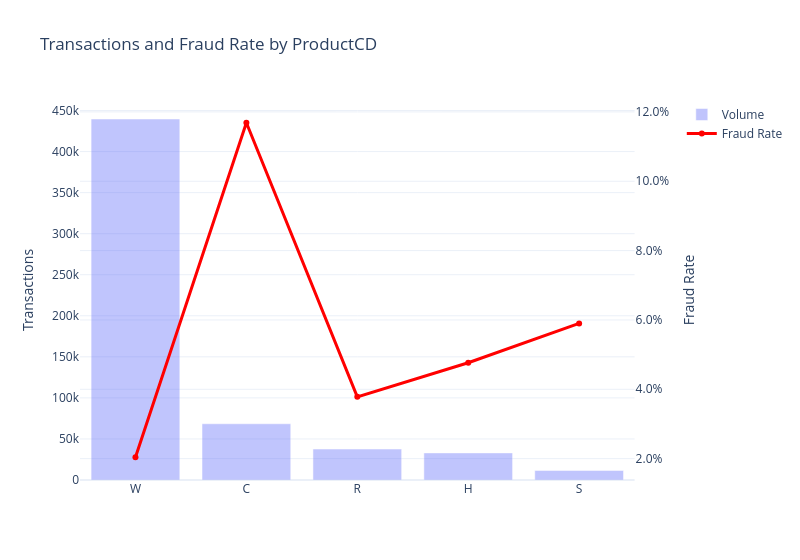

Here is the notebook cell this chart was saved with:
### Code cell
df_prod = ctx.execute("""
SELECT 
    ProductCD,
    COUNT(*) as Transactions,
    SUM(isFraud) / COUNT(*) as Fraud_rate
FROM df
GROUP BY ProductCD
ORDER BY Transactions DESC
""").collect()

df_prod_md = df_prod.with_columns([
    pl.col("Fraud_rate").map_elements(lambda x: f"**{x*100:.2f}%**" if x > 0.1 else f"{x*100:.2f}%", return_dtype=pl.String)
])
display(Markdown(df_prod_md.to_pandas().to_markdown(index=False)))

fig = make_subplots(specs=[[{"secondary_y": True}]])
fig.add_trace(go.Bar(x=df_prod["ProductCD"], y=df_prod["Transactions"], name="Volume", opacity=0.4, marker_color="#636efa"), secondary_y=False)
fig.add_trace(go.Scatter(x=df_prod["ProductCD"], y=df_prod["Fraud_rate"], name="Fraud Rate", mode="lines+markers", line={"color": "red", "width": 3}), secondary_y=True)
fig.update_layout(title="Transactions and Fraud Rate by ProductCD", hovermode="x unified", template="plotly_white", width=800)
fig.update_yaxes(title_text="Transactions", secondary_y=False)
fig.update_yaxes(title_text="Fraud Rate", tickformat=".1%", secondary_y=True)
fig.show()

### Figure 1 — Plotly figure (JSON) as saved in the notebook; plotly's stock layout.template omitted (floating-point values rounded to 4 significant figures)
{"data": [{"marker": {"color": "#636efa"}, "name": "Volume", "opacity": 0.4, "type": "bar", "x": ["W", "C", "R", "H", "S"], "xaxis": "x", "y": [439670, 68519, 37699, 33024, 11628], "yaxis": "y"}, {"line": {"color": "red", "width": 3}, "mode": "lines+markers", "name": "Fraud Rate", "type": "scatter", "x": ["W", "C", "R", "H", "S"], "xaxis": "x", "y": [0.0204, 0.1169, 0.03783, 0.04766, 0.059], "yaxis": "y2"}], "layout": {"hovermode": "x unified", "title": {"text": "Transactions and Fraud Rate by ProductCD"}, "width": 800, "xaxis": {"anchor": "y", "domain": [0, 0.94]}, "yaxis": {"anchor": "x", "domain": [0, 1], "title": {"text": "Transactions"}}, "yaxis2": {"anchor": "x", "overlaying": "y", "side": "right", "tickformat": ".1%", "title": {"text": "Fraud Rate"}}}}
